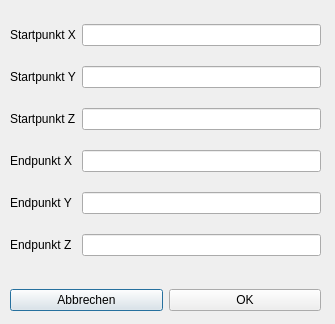
<?xml version="1.0" encoding="UTF-8"?>
<ui version="4.0">
 <class>Dialog_strecke</class>
 <widget class="QDialog" name="Dialog_strecke">
  <property name="geometry">
   <rect>
    <x>0</x>
    <y>0</y>
    <width>335</width>
    <height>324</height>
   </rect>
  </property>
  <property name="windowTitle">
   <string>Dialog</string>
  </property>
  <property name="modal">
   <bool>true</bool>
  </property>
  <widget class="QWidget" name="layoutWidget">
   <property name="geometry">
    <rect>
     <x>10</x>
     <y>10</y>
     <width>311</width>
     <height>261</height>
    </rect>
   </property>
   <layout class="QGridLayout" name="gridLayout">
    <item row="3" column="1">
     <widget class="QLineEdit" name="lineEdit_epx"/>
    </item>
    <item row="0" column="0">
     <widget class="QLabel" name="label_spx">
      <property name="text">
       <string>Startpunkt X</string>
      </property>
     </widget>
    </item>
    <item row="0" column="1">
     <widget class="QLineEdit" name="lineEdit_spx"/>
    </item>
    <item row="1" column="0">
     <widget class="QLabel" name="label_spy">
      <property name="text">
       <string>Startpunkt Y</string>
      </property>
     </widget>
    </item>
    <item row="1" column="1">
     <widget class="QLineEdit" name="lineEdit_spy"/>
    </item>
    <item row="2" column="1">
     <widget class="QLineEdit" name="lineEdit_spz"/>
    </item>
    <item row="4" column="1">
     <widget class="QLineEdit" name="lineEdit_epy"/>
    </item>
    <item row="5" column="1">
     <widget class="QLineEdit" name="lineEdit_epz"/>
    </item>
    <item row="2" column="0">
     <widget class="QLabel" name="label_spz">
      <property name="text">
       <string>Startpunkt Z</string>
      </property>
     </widget>
    </item>
    <item row="3" column="0">
     <widget class="QLabel" name="label_epx">
      <property name="text">
       <string>Endpunkt X</string>
      </property>
     </widget>
    </item>
    <item row="4" column="0">
     <widget class="QLabel" name="label_epy">
      <property name="text">
       <string>Endpunkt Y</string>
      </property>
     </widget>
    </item>
    <item row="5" column="0">
     <widget class="QLabel" name="label_epz">
      <property name="text">
       <string>Endpunkt Z</string>
      </property>
     </widget>
    </item>
   </layout>
  </widget>
  <widget class="QWidget" name="layoutWidget">
   <property name="geometry">
    <rect>
     <x>10</x>
     <y>280</y>
     <width>311</width>
     <height>41</height>
    </rect>
   </property>
   <layout class="QHBoxLayout" name="horizontalLayout">
    <item>
     <widget class="QPushButton" name="pushButton_abbrechen">
      <property name="text">
       <string>Abbrechen</string>
      </property>
     </widget>
    </item>
    <item>
     <widget class="QPushButton" name="pushButton_ok">
      <property name="text">
       <string>OK</string>
      </property>
     </widget>
    </item>
   </layout>
  </widget>
 </widget>
 <tabstops>
  <tabstop>lineEdit_spx</tabstop>
  <tabstop>lineEdit_spy</tabstop>
  <tabstop>lineEdit_spz</tabstop>
  <tabstop>lineEdit_epx</tabstop>
  <tabstop>lineEdit_epy</tabstop>
  <tabstop>lineEdit_epz</tabstop>
  <tabstop>pushButton_ok</tabstop>
  <tabstop>pushButton_abbrechen</tabstop>
 </tabstops>
 <resources/>
 <connections/>
</ui>
